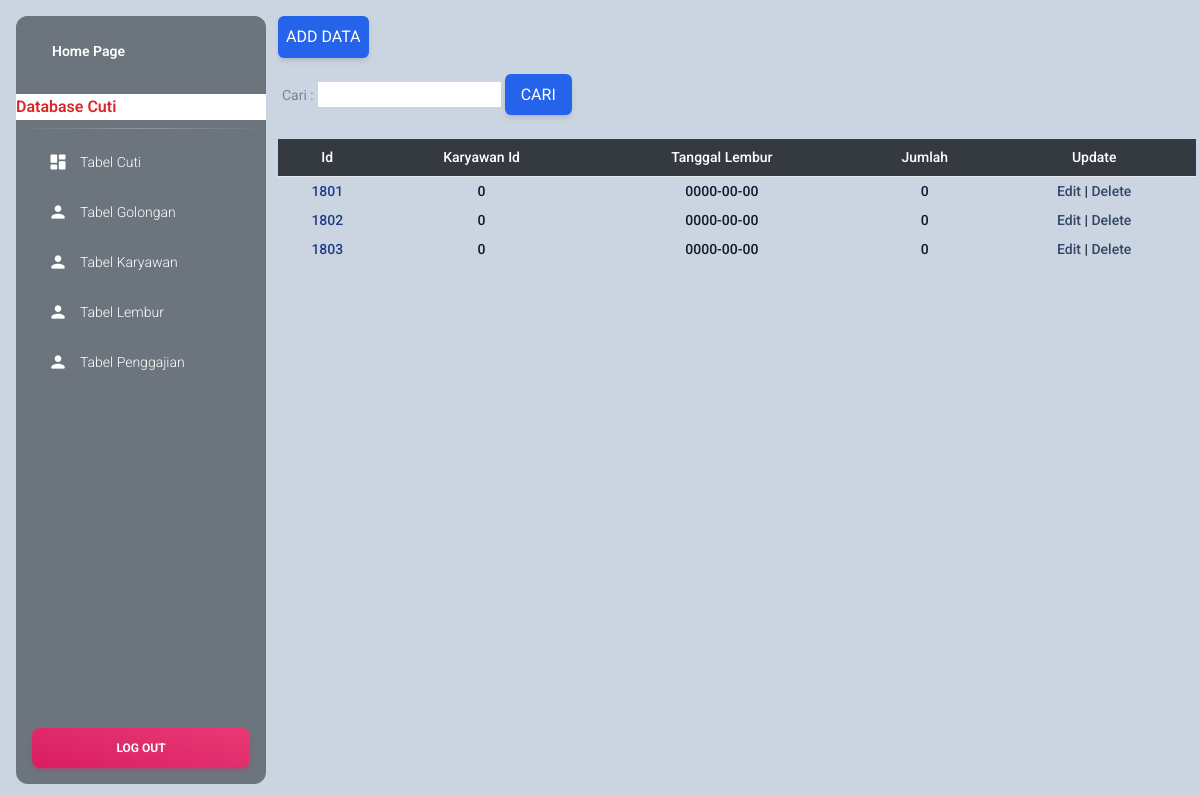
/public/lembur/lembur.php, run on the app's committed database.
### tables this page shows
CREATE TABLE `lembur` (
  `id` int(11) UNSIGNED NOT NULL,
  `karyawan_id` int(11) UNSIGNED NOT NULL,
  `tanggal_lembur` date NOT NULL,
  `jumlah` int(12) NOT NULL
);

### public/lembur/lembur.php (the view, shortened to what this page needs)
<?php
include_once("../../config/config.php");
?>
<!DOCTYPE html>
<html lang="en">
  <head>
    <link rel="stylesheet" href="../css/style.css">
    <link href="../../aset/css/nucleo-icons.css" rel="stylesheet" />
    <link href="../../aset/css/nucleo-svg.css" rel="stylesheet" />
    <link id="pagestyle" href="../../aset/css/material-dashboard.css?v=3.0.4" rel="stylesheet" />
  </head>
  <body class="g-sidenav-show" >
    <div class="bg-slate-300 py-25 px-1 min-h-screen">
      <aside class="sidenav navbar navbar-vertical navbar-expand-xs border-0 border-radius-xl my-3 fixed-start ms-3  bg-gray-600" id="sidenav-main">
        <div class="sidenav-header bg-gray-600">
          <a class="navbar-brand m-0" href="../../login/homepage.php" >
            <span class="ms-1 font-weight-bold text-white">Home Page</span>
          </a>
        </div>
        <marquee class="bg-white" scrollamount="2"><h6 class="text-red-600" >Database Cuti</h6></marquee>
        <hr class="horizontal light mt-0 mb-2">
        <div class="collapse navbar-collapse  w-auto " id="sidenav-collapse-main">
          <ul class="navbar-nav">
            <li class="nav-item">
              <a class="nav-link text-white " href="../cuti/cuti.php">
                <div class="text-white text-center me-2 d-flex align-items-center justify-content-center">
                  <i class="material-icons opacity-10">dashboard</i>
                </div>
                <span class="nav-link-text ms-1">Tabel Cuti</span>
              </a>
            </li>
            <li class="nav-item">
              <a class="nav-link text-white " href="../golongan/golongan.php">
                <div class="text-white text-center me-2 d-flex align-items-center justify-content-center">
                  <i class="material-icons opacity-10">person</i>
                </div>
                <span class="nav-link-text ms-1">Tabel Golongan</span>
              </a>
            </li>
            <li class="nav-item">
              <a class="nav-link text-white " href="../karyawan/karyawan.php">
                <div class="text-white text-center me-2 d-flex align-items-center justify-content-center">
                  <i class="material-icons opacity-10">person</i>
                </div>
                <span class="nav-link-text ms-1">Tabel Karyawan</span>
              </a>
            </li>
            <li class="nav-item">
              <a class="nav-link text-white " href="lembur.php">
                <div class="text-white text-center me-2 d-flex align-items-center justify-content-center">
                  <i class="material-icons opacity-10">person</i>
                </div>
                <span class="nav-link-text ms-1">Tabel Lembur</span>
              </a>
            </li>
            <li class="nav-item">
              <a class="nav-link text-white " href="../penggajian/penggajian.php">
                <div class="text-white text-center me-2 d-flex align-items-center justify-content-center">
                  <i class="material-icons opacity-10">person</i>
                </div>
                <span class="nav-link-text ms-1">Tabel Penggajian</span>
              </a>
            </li>
            <div class="sidenav-footer position-absolute w-100 bottom-0 ">
              <div class="mx-3">
                <a class="btn bg-gradient-primary mt-4 w-100" href="../../login/logout.php" type="button">Log Out</a>
              </div>
            </div>
          </ul>
        </div>
      </aside>
      <main class="main-content border-radius-lg ">
      <div class="py-3">
        <a href="add.php"
          type="submit"
          class="inline-block px-2 py-2
          bg-blue-600
          text-white uppercase rounded shadow-md
          hover:bg-blue-700 hover:shadow-lg
          focus:bg-blue-700 focus:shadow-lg
          focus:outline-none focus:ring-0
          active:bg-blue-800 active:shadow-lg"
          data-mdb-ripple="true"
          data-mdb-ripple-color="light">Add Data
        </a>
      </div>
      <form method="get">
        <label>Cari :</label>
        <input type="text" name="cari">
        <input
          href="../public/lembur/add.php"
          type="submit"
          value="Cari"
          class="inline-block px-3 py-2
          bg-blue-600
          text-white uppercase rounded shadow-md
          hover:bg-blue-700 hover:shadow-lg
          focus:bg-blue-700 focus:shadow-lg
          focus:outline-none focus:ring-0
          active:bg-blue-800 active:shadow-lg"
          data-mdb-ripple="true"
          data-mdb-ripple-color="light"
        >
      </form>
      <div class="flex flex-col">
        <div class="overflow-x-auto sm:-mx-6 lg:-mx-8">
          <div class="py-4 inline-block min-w-full sm:px-6 lg:px-8">
            <div class="overflow-hidden">
              <table class="min-w-full text-center">
                <thead class="border-b bg-gray-800">
                  <tr>
                    <th scope="col" class="text-sm font-medium text-white px-1 py-2">Id</th>
                      <th scope="col" class="text-sm font-medium text-white px-1 py-2">Karyawan Id</th>
                      <th scope="col" class="text-sm font-medium text-white px-1 py-2">Tanggal Lembur</th>
                      <th scope="col" class="text-sm font-medium text-white px-1 py-2">Jumlah</th>
                      <th scope="col" class="text-sm font-medium text-white px-1 py-2">Update</th>
                  </tr>
                </thead>
                <tbody>
                  <tr class="bg-white border-b">
                    <?php
                      if(isset($_GET['cari'])){
                        $cari = $_GET['cari'];
                        $result4 = mysqli_query($mysqli,"select * from lembur where id like '%".$cari."%'");
                      }
                      else{
                        $result4= mysqli_query($mysqli, "SELECT * FROM lembur order BY id asc");
                      }
                      while($user_data = mysqli_fetch_array($result4)) {
                        echo "<tr>";
                        echo "<td class='px-1 py-1 whitespace-nowrap text-sm font-medium text-blue-900'>".$id = $user_data['id']."</td>";
		                    echo "<td class='px-1 py-1 whitespace-nowrap text-sm font-medium text-gray-900'>".$karyawan_id = $user_data['karyawan_id']."</td>";
		                    echo "<td class='px-1 py-1 whitespace-nowrap text-sm font-medium text-gray-900'>".$tanggal_lembur = $user_data['tanggal_lembur']."</td>";
		                    echo "<td class='px-1 py-1 whitespace-nowrap text-sm font-medium text-gray-900'>".$jumlah = $user_data['jumlah']."</td>";
                        echo "<td class='px-1 py-1 whitespace-nowrap text-sm font-medium text-gray-900'><a  href='edit.php?id=$user_data[id]'>Edit</a> | <a href='delete.php?id=$user_data[id]'>Delete</a></td></tr>";
                      }
                     ?>
                  </tr>
                </tbody>
              </table>
            </div>
          </div>
        </div>
      </div>
    </div>
  </body>
</html>

### public/css/style.css (style rules this page uses)
html { line-height: 1.5; -webkit-text-size-adjust: 100%; -moz-tab-size: 4; -o-tab-size: 4; tab-size: 4; font-family: ui-sans-serif, system-ui, -apple-system, BlinkMacSystemFont, "Segoe UI", Roboto, "Helvetica Neue", Arial, "Noto Sans", sans-serif, "Apple Color Emoji", "Segoe UI Emoji", "Segoe UI Symbol", "Noto Color Emoji"; }
body { margin: 0; line-height: inherit; }
hr { height: 0; color: inherit; border-top-width: 1px; }
h1, h2, h3, h4, h5, h6 { font-size: inherit; font-weight: inherit; }
a { color: inherit; text-decoration: inherit; }
table { text-indent: 0; border-color: inherit; border-collapse: collapse; }
button, input, optgroup, select, textarea { font-family: inherit; font-size: 100%; font-weight: inherit; line-height: inherit; color: inherit; margin: 0; padding: 0; }
button, [type='button'], [type='reset'], [type='submit'] { -webkit-appearance: button; background-color: transparent; background-image: none; }
blockquote, dl, dd, h1, h2, h3, h4, h5, h6, hr, figure, p, pre { margin: 0; }
ol, ul, menu { list-style: none; margin: 0; padding: 0; }
input::placeholder, textarea::placeholder { opacity: 1; color: #9ca3af; }
.bottom-0 { bottom: 0px; }
.m-0 { margin: 0px; }
.my-3 { margin-top: 0.75rem; margin-bottom: 0.75rem; }
.mx-3 { margin-left: 0.75rem; margin-right: 0.75rem; }
.mt-0 { margin-top: 0px; }
.mb-2 { margin-bottom: 0.5rem; }
.mt-4 { margin-top: 1rem; }
.inline-block { display: inline-block; }
.flex { display: flex; }
.min-h-screen { min-height: 100vh; }
.w-auto { width: auto; }
.min-w-full { min-width: 100%; }
.flex-col { flex-direction: column; }
.overflow-hidden { overflow: hidden; }
.overflow-x-auto { overflow-x: auto; }
.whitespace-nowrap { white-space: nowrap; }
.rounded { border-radius: 0.25rem; }
.border-0 { border-width: 0px; }
.border-b { border-bottom-width: 1px; }
.bg-white { --tw-bg-opacity: 1; background-color: rgb(255 255 255 / var(--tw-bg-opacity)); }
.bg-blue-600 { --tw-bg-opacity: 1; background-color: rgb(37 99 235 / var(--tw-bg-opacity)); }
.bg-slate-300 { --tw-bg-opacity: 1; background-color: rgb(203 213 225 / var(--tw-bg-opacity)); }
.bg-gray-600 { --tw-bg-opacity: 1; background-color: rgb(75 85 99 / var(--tw-bg-opacity)); }
.bg-gray-800 { --tw-bg-opacity: 1; background-color: rgb(31 41 55 / var(--tw-bg-opacity)); }
.px-1 { padding-left: 0.25rem; padding-right: 0.25rem; }
.py-2 { padding-top: 0.5rem; padding-bottom: 0.5rem; }
.px-2 { padding-left: 0.5rem; padding-right: 0.5rem; }
.px-3 { padding-left: 0.75rem; padding-right: 0.75rem; }
.py-3 { padding-top: 0.75rem; padding-bottom: 0.75rem; }
.py-4 { padding-top: 1rem; padding-bottom: 1rem; }
.py-1 { padding-top: 0.25rem; padding-bottom: 0.25rem; }
.text-center { text-align: center; }
.text-sm { font-size: 0.875rem; line-height: 1.25rem; }
.font-medium { font-weight: 500; }
.uppercase { text-transform: uppercase; }
.text-white { --tw-text-opacity: 1; color: rgb(255 255 255 / var(--tw-text-opacity)); }
.text-red-600 { --tw-text-opacity: 1; color: rgb(220 38 38 / var(--tw-text-opacity)); }
.text-gray-900 { --tw-text-opacity: 1; color: rgb(17 24 39 / var(--tw-text-opacity)); }
.text-blue-900 { --tw-text-opacity: 1; color: rgb(30 58 138 / var(--tw-text-opacity)); }
.opacity-10 { opacity: 0.1; }
.shadow-md { --tw-shadow: 0 4px 6px -1px rgb(0 0 0 / 0.1), 0 2px 4px -2px rgb(0 0 0 / 0.1); --tw-shadow-colored: 0 4px 6px -1px var(--tw-shadow-color), 0 2px 4px -2px var(--tw-shadow-color); box-shadow: var(--tw-ring-offset-shadow, 0 0 #0000), var(--tw-ring-shadow, 0 0 #0000), var(--tw-shadow); }
@media (min-width: 640px) { .sm\:-mx-6 { margin-left: -1.5rem; margin-right: -1.5rem; } }
@media (min-width: 640px) { .sm\:px-6 { padding-left: 1.5rem; padding-right: 1.5rem; } }
@media (min-width: 1024px) { .lg\:-mx-8 { margin-left: -2rem; margin-right: -2rem; } }
@media (min-width: 1024px) { .lg\:px-8 { padding-left: 2rem; padding-right: 2rem; } }

### data on the page
lembur: id "1801", karyawan "0", tanggal_lembur "0000-00-00", jumlah "0"
lembur: id "1802", karyawan "0", tanggal_lembur "0000-00-00", jumlah "0"
lembur: id "1803", karyawan "0", tanggal_lembur "0000-00-00", jumlah "0"
